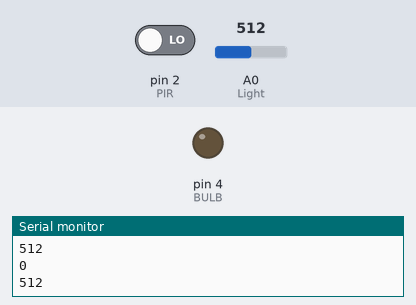
This sketch was run on a simulated Arduino Uno, built with avr-gcc and run on an emulated ATmega328P. Parts: output pins drawn as LEDs (lit = HIGH), the last lines printed to the serial monitor. The inputs (shaded band) are chosen by the test bench; at power-on: A0 (Light) = 512, pin 2 (PIR) LOW.

Above: at 1.2 s.
1.3 s: A0 (Light) set to 489
At 2.0 s:
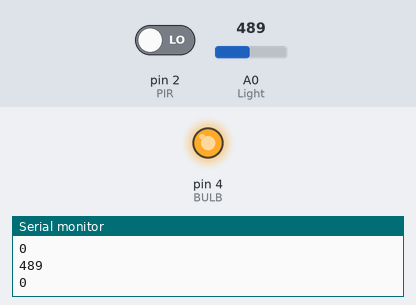
2.8 s: A0 (Light) set to 510
At 3.4 s:
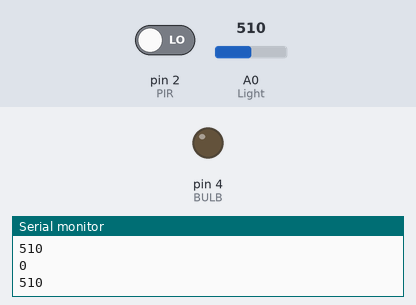
4.3 s: A0 (Light) set to 490
At 5.3 s:
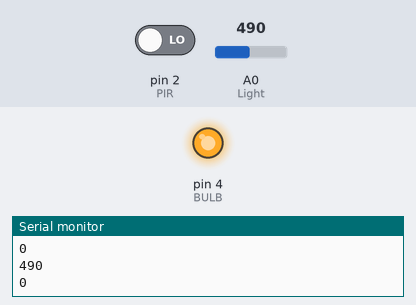
Timing chart, 0 to 7.3 s (numbered marks = the images above; inputs shaded):
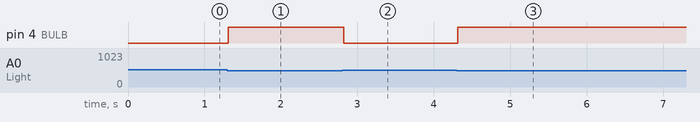

Measured:
- the behaviour switches between 500 and 499 on A0 (Light) (found by bisection; images 0 and 1)
- after the input at 1.3 s, pin 4 (BULB): LOW → HIGH at once
- after the input at 2.8 s, pin 4 (BULB): HIGH → LOW at once
- after the input at 4.3 s, pin 4 (BULB): LOW → HIGH at once

The sketch:

smart_lighting_system1.ino
```cpp
#define BULB  4  // pin for the RELAY
#define PIR 2   // input pin for Passive InfraRed sensor

void setup()
{
	Serial.begin(9600);   //This starts the serial communication
	pinMode(BULB, OUTPUT); // declare lamp as output
	pinMode(PIR,INPUT); // declare sensor as input
}

void loop()
{
  	int ldr = analogRead(A0); //read Light Dependent Resistors value
  	int pir = digitalRead(PIR); // read input value
  	Serial.println(ldr);
  	Serial.println(pir);
 	if((500>ldr) || (pir==HIGH))
    {
       digitalWrite(BULB,1);  // Turn ON the light
       delay(60); // Wait for 60 microsecond
	}
	else
    {
       digitalWrite(BULB,0); // Turn OFF the light
    }
 }
```
